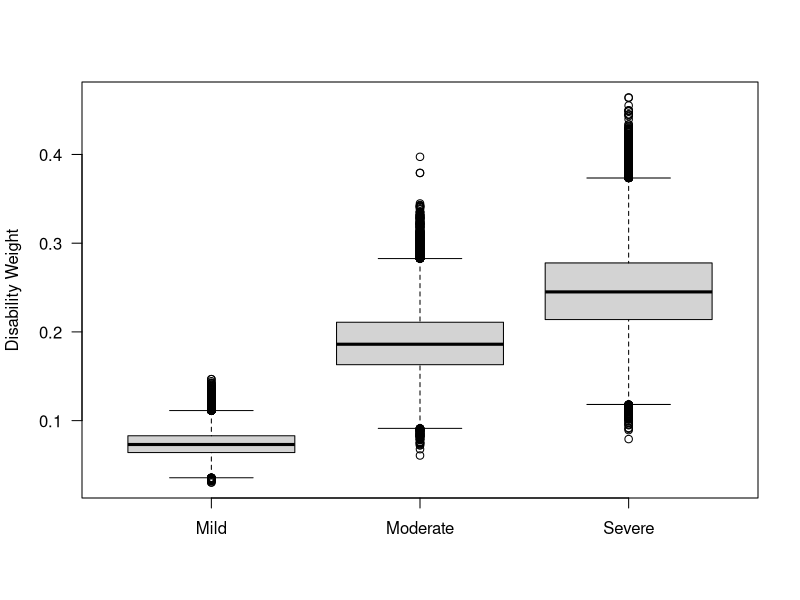

Generate this figure with R:
## ---- chunk 1
## function for fitting
fit_beta <-
function (par, p = 0.95) {
  target <- par[2:3]
  p <- c(0, p) + (1 - p)/2
  f <-
  function(x, mean, p, target) {
    dev <- qbeta(p = p, shape1 = x, shape2 = x/mean - x)
    return(sum((dev - target)^2))
  }
  shape1 <-
    optimize(f, c(0, 1e4), mean = par[1], p = p, target = target)$minimum
  shape2 <- shape1 / par[1] - shape1
  return(list(shape1 = shape1, shape2 = shape2))
}

## function for simulating from fitted distribution
sim_beta <-
  function(n, ...) {
    fit <- fit_beta(...)
    return(rbeta(n, fit$shape1, fit$shape2))
  }

## disability weights for diarrhea
dw_dia_mld <- c(0.074, 0.049, 0.104)
dw_dia_mod <- c(0.188, 0.125, 0.264)
dw_dia_sev <- c(0.247, 0.164, 0.348)

## simulate from fitted Beta distribution
n <- 1e5
sim_dw_dia_mld <- sim_beta(n, dw_dia_mld)
sim_dw_dia_mod <- sim_beta(n, dw_dia_mod)
sim_dw_dia_sev <- sim_beta(n, dw_dia_sev)

## compare fitted to observed values
summarize <-
  function(x, probs = c(0.025, 0.975), ...) {
    c(mean = mean(x, ...),
      quantile(x, probs, ...))
  }

rbind(observed = dw_dia_mld, fitted = summarize(sim_dw_dia_mld))
rbind(observed = dw_dia_mod, fitted = summarize(sim_dw_dia_mod))
rbind(observed = dw_dia_sev, fitted = summarize(sim_dw_dia_sev))

## visualize random values
boxplot(
  las = 1,
  ylab = "Disability Weight",
  cbind("Mild" = sim_dw_dia_mld,
        "Moderate" = sim_dw_dia_mod,
        "Severe" = sim_dw_dia_sev))
## ---- chunk 2
## function for fitting
fit_gamma <-
function(q, p = 0.95) {
  p <- c(0, p) + (1 - p)/2

  f <-
    function(x, p, target) {
      dev <- qgamma(p = p, shape = x[1], rate = x[2])
      return(sum((dev - target) ^ 2))
    }

  fit <- optim(par = c(1, 1), fn = f, p = p, target = q)

  return(fit$par)
}
## ---- chunk 3
## Gamma distribution
rgamma2 <-
function(n, m, s) {
  rgamma(n, m^2/s^2, m/s^2)
}

## Beta distribution
rbeta2 <-
function(n, m, s) {
  a <- m^2 * ((1 - m) / s^2 - 1 / m)
  b <- (1/m - 1) * a
  rbeta(n, a, b)
}
## ---- chunk 4
sessionInfo()
